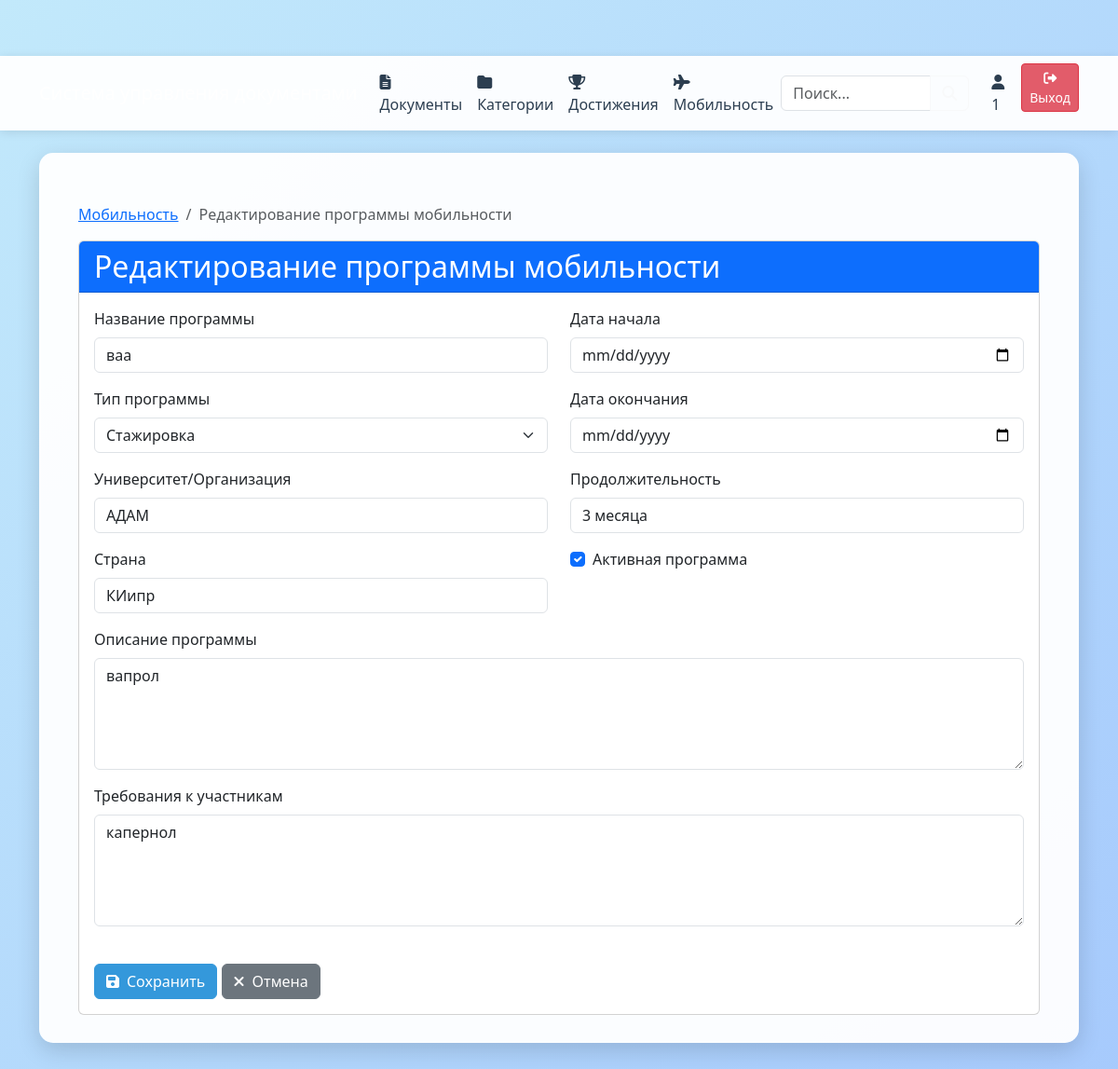
Screenshot of /mobilnost/1/update/ (signed in) with the database file from the repository.
### main/models.py (models this page shows, shortened)
class MobilityProgram(models.Model):
    PROGRAM_TYPES = [
        ('exchange', 'Программа обмена'),
        ('internship', 'Стажировка'),
        ('practice', 'Практика'),
        ('other', 'Другое'),
    ]
    title = models.CharField(max_length=255, verbose_name='Название программы')
    program_type = models.CharField(max_length=20, choices=PROGRAM_TYPES, verbose_name='Тип программы')
    university = models.CharField(max_length=255, verbose_name='Университет/Организация')
    country = models.CharField(max_length=100, verbose_name='Страна')
    description = models.TextField(verbose_name='Описание программы')
    requirements = models.TextField(verbose_name='Требования к участникам')
    duration = models.CharField(max_length=100, verbose_name='Продолжительность')
    start_date = models.DateField(verbose_name='Дата начала')
    end_date = models.DateField(verbose_name='Дата окончания')
    is_active = models.BooleanField(default=True, verbose_name='Активная программа')
    created_at = models.DateTimeField(auto_now_add=True)
    updated_at = models.DateTimeField(auto_now=True)
    class Meta:
        verbose_name = 'Программа мобильности'
        verbose_name_plural = 'Программы мобильности'
        ordering = ['-start_date']

### main/views.py (the view)
# urls.py: path('mobilnost/<int:pk>/update/', views.mobility_program_update, name='mobility_program_update'),
@admin_required
def mobility_program_update(request, pk):
    program = get_object_or_404(MobilityProgram, pk=pk)
    if request.method == 'POST':
        form = MobilityProgramForm(request.POST, instance=program)
        if form.is_valid():
            program = form.save()
            messages.success(request, 'Программа мобильности успешно обновлена')
            return redirect('mobility_program_detail', pk=program.pk)
    else:
        form = MobilityProgramForm(instance=program)
    return render(request, 'main/mobility_program_form.html', {
        'form': form,
        'title': 'Редактирование программы мобильности'
    })

### main/forms.py
class MobilityProgramForm(forms.ModelForm):
    class Meta:
        model = MobilityProgram
        fields = ['title', 'program_type', 'university', 'country', 'description',
                 'requirements', 'duration', 'start_date', 'end_date', 'is_active']
        widgets = {
            'start_date': forms.DateInput(attrs={'type': 'date'}),
            'end_date': forms.DateInput(attrs={'type': 'date'}),
            'description': forms.Textarea(attrs={'rows': 4}),
            'requirements': forms.Textarea(attrs={'rows': 4}),
        }

### templates/main/mobility_program_form.html (shortened to what this page needs)
{% extends 'main.html' %}
{% block content %}
<div class="container mt-4">
    <div class="row">
        <div class="col-12">
            <nav aria-label="breadcrumb">
                <ol class="breadcrumb">
                    <li class="breadcrumb-item"><a href="{% url 'mobilnost' %}">Мобильность</a></li>
                    <li class="breadcrumb-item active" aria-current="page">{{ title }}</li>
                </ol>
            </nav>
            <div class="card">
                <div class="card-header bg-primary text-white">
                    <h2 class="card-title mb-0">{{ title }}</h2>
                </div>
                <div class="card-body">
                    <form method="post" enctype="multipart/form-data">
                        <div class="row">
                            <div class="col-md-6">
                                <div class="mb-3">
                                    <label for="{{ form.title.id_for_label }}" class="form-label">{{ form.title.label }}</label>
                                    {{ form.title }}
                                </div>
                                <div class="mb-3">
                                    <label for="{{ form.program_type.id_for_label }}" class="form-label">{{ form.program_type.label }}</label>
                                    {{ form.program_type }}
                                </div>
                                <div class="mb-3">
                                    <label for="{{ form.university.id_for_label }}" class="form-label">{{ form.university.label }}</label>
                                    {{ form.university }}
                                </div>
                                <div class="mb-3">
                                    <label for="{{ form.country.id_for_label }}" class="form-label">{{ form.country.label }}</label>
                                    {{ form.country }}
                                </div>
                            </div>
                            <div class="col-md-6">
                                <div class="mb-3">
                                    <label for="{{ form.start_date.id_for_label }}" class="form-label">{{ form.start_date.label }}</label>
                                    {{ form.start_date }}
                                </div>
                                <div class="mb-3">
                                    <label for="{{ form.end_date.id_for_label }}" class="form-label">{{ form.end_date.label }}</label>
                                    {{ form.end_date }}
                                </div>
                                <div class="mb-3">
                                    <label for="{{ form.duration.id_for_label }}" class="form-label">{{ form.duration.label }}</label>
                                    {{ form.duration }}
                                </div>
                                <div class="mb-3">
                                    <div class="form-check">
                                        {{ form.is_active }}
                                        <label class="form-check-label" for="{{ form.is_active.id_for_label }}">
                                            {{ form.is_active.label }}
                                        </label>
                                    </div>
                                </div>
                            </div>
                            <div class="col-12">
                                <div class="mb-3">
                                    <label for="{{ form.description.id_for_label }}" class="form-label">{{ form.description.label }}</label>
                                    {{ form.description }}
                                </div>
                                <div class="mb-3">
                                    <label for="{{ form.requirements.id_for_label }}" class="form-label">{{ form.requirements.label }}</label>
                                    {{ form.requirements }}
                                </div>
                            </div>
                        </div>
                        <div class="mt-4">
                            <button type="submit" class="btn btn-primary">
                                <i class="fas fa-save me-2"></i>Сохранить
                            </button>
                            <a href="{% url 'mobilnost' %}" class="btn btn-secondary">
                                <i class="fas fa-times me-2"></i>Отмена
                            </a>
                        </div>
                    </form>
                </div>
            </div>
        </div>
    </div>
</div>
{% endblock %}

### templates/main.html (shortened to what this page needs)
<!DOCTYPE html>
<html lang="ru">
<head>
    <link href="https://cdn.jsdelivr.net/npm/bootstrap@5.3.6/dist/css/bootstrap.min.css" rel="stylesheet">
    <link rel="stylesheet" href="https://cdnjs.cloudflare.com/ajax/libs/font-awesome/6.4.0/css/all.min.css">
</head>
<body>
    <nav class="navbar navbar-expand-lg navbar-dark bg-dark">
        <div class="container">
            <a class="navbar-brand" href="{% url 'home' %}">Система управления документами</a>
            <div class="collapse navbar-collapse" id="navbarNav">
                <ul class="navbar-nav me-auto">
                    <li class="nav-item">
                        <a class="nav-link" href="{% url 'document_list' %}">
                            <i class="fas fa-file-alt"></i> Документы
                        </a>
                    </li>
                    <li class="nav-item">
                        <a class="nav-link" href="{% url 'category_list' %}">
                            <i class="fas fa-folder"></i> Категории
                        </a>
                    </li>
                    <li class="nav-item">
                        <a class="nav-link" href="{% url 'dostijeniya' %}">
                            <i class="fas fa-trophy"></i> Достижения
                        </a>
                    </li>
                    <li class="nav-item">
                        <a class="nav-link" href="{% url 'mobilnost' %}">
                            <i class="fas fa-plane"></i> Мобильность
                        </a>
                    </li>
                </ul>
                <form class="d-flex me-3" action="{% url 'search' %}" method="get">
                    <div class="input-group">
                        <input class="form-control" type="search" name="q" placeholder="Поиск..."
                               value="{{ request.GET.q|default:'' }}" aria-label="Search">
                        <button class="btn btn-outline-light" type="submit">
                            <i class="fas fa-search"></i>
                        </button>
                    </div>
                </form>
                <ul class="navbar-nav">
                    {% if user.is_authenticated %}
                    <li class="nav-item">
                        <span class="nav-link text-light">
                            <i class="fas fa-user"></i> {{ user.username }}
                        </span>
                    </li>
                    <li class="nav-item">
                        <form method="post" action="{% url 'logout' %}" style="display: inline;">
                            <button type="submit" class="btn btn-sm logout-btn" style="margin-left: 10px;" title="Выйти из системы">
                                <i class="fas fa-sign-out-alt"></i> Выход
                            </button>
                        </form>
                    </li>
                    {% else %}
                    <li class="nav-item">
                        <a class="nav-link text-light" href="{% url 'login' %}">
                            <i class="fas fa-sign-in-alt"></i> Вход
                        </a>
                    </li>
                    {% endif %}
                </ul>
            </div>
        </div>
    </nav>
    <div class="container mt-4">
        <div class="main-container">
            {% block content %}
            {% endblock %}
        </div>
    </div>
</body>
</html>

### templates/main.html (style rules this page uses)
body { font-family: 'Segoe UI', Tahoma, Geneva, Verdana, sans-serif; background: linear-gradient(-45deg, #a1ffce, #faffd1, #ffecd2, #fcb69f, #a1c4fd, #c2e9fb); background-size: 600% 600%; animation: gradientBG 20s ease infinite; min-height: 100vh; padding-top: 60px; }
.main-container { background-color: rgba(255, 255, 255, 0.95); border-radius: 15px; box-shadow: 0 8px 24px rgba(0, 0, 0, 0.15); padding: 30px; margin-bottom: 30px; }
.navbar { background-color: rgba(255, 255, 255, 0.95) !important; box-shadow: 0 2px 10px rgba(0, 0, 0, 0.1); }
.nav-link { color: #2c3e50 !important; transition: color 0.3s ease; }
.logout-btn { opacity: 1 !important; visibility: visible !important; display: inline-block !important; background-color: rgba(220, 53, 69, 0.8) !important; border: 1px solid #dc3545 !important; color: #fff !important; font-weight: 500; transition: all 0.3s ease; }
.btn-primary { background-color: #3498db; border-color: #3498db; }

### templates/main/mobility_program_form.html (style rules this page uses)
.form-control, .form-select { border-radius: 0.375rem; }
textarea.form-control { min-height: 120px; }

### rows the page displays
MobilityProgram: title "ваа", program_type "Стажировка", university "АДАМ", country "КИипр", duration "3 месяца", is_active "☑", description "вапрол", requirements "капернол"

### other values shown
{{ user.username }} "1"
{{ title }} "Редактирование программы мобильности"
